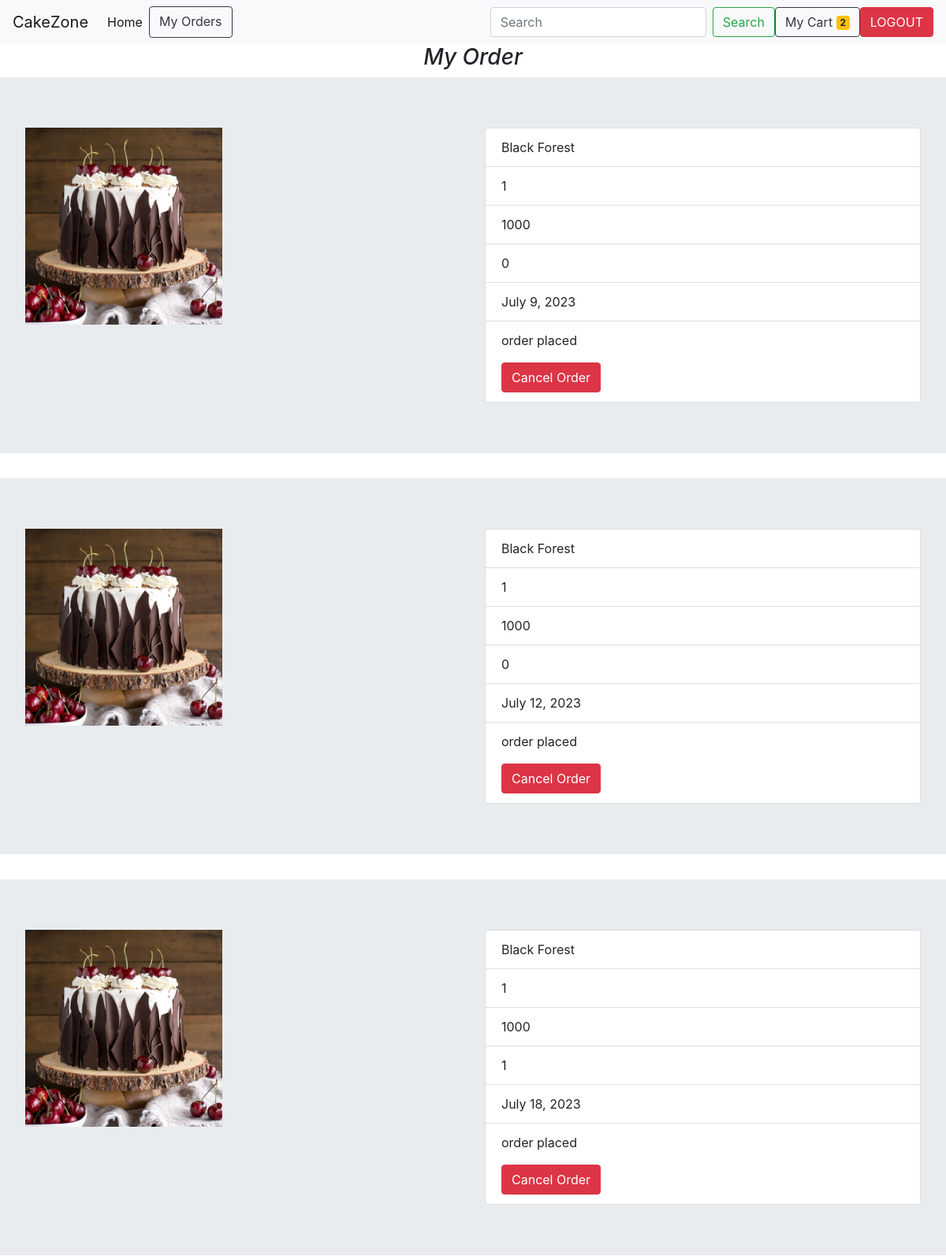
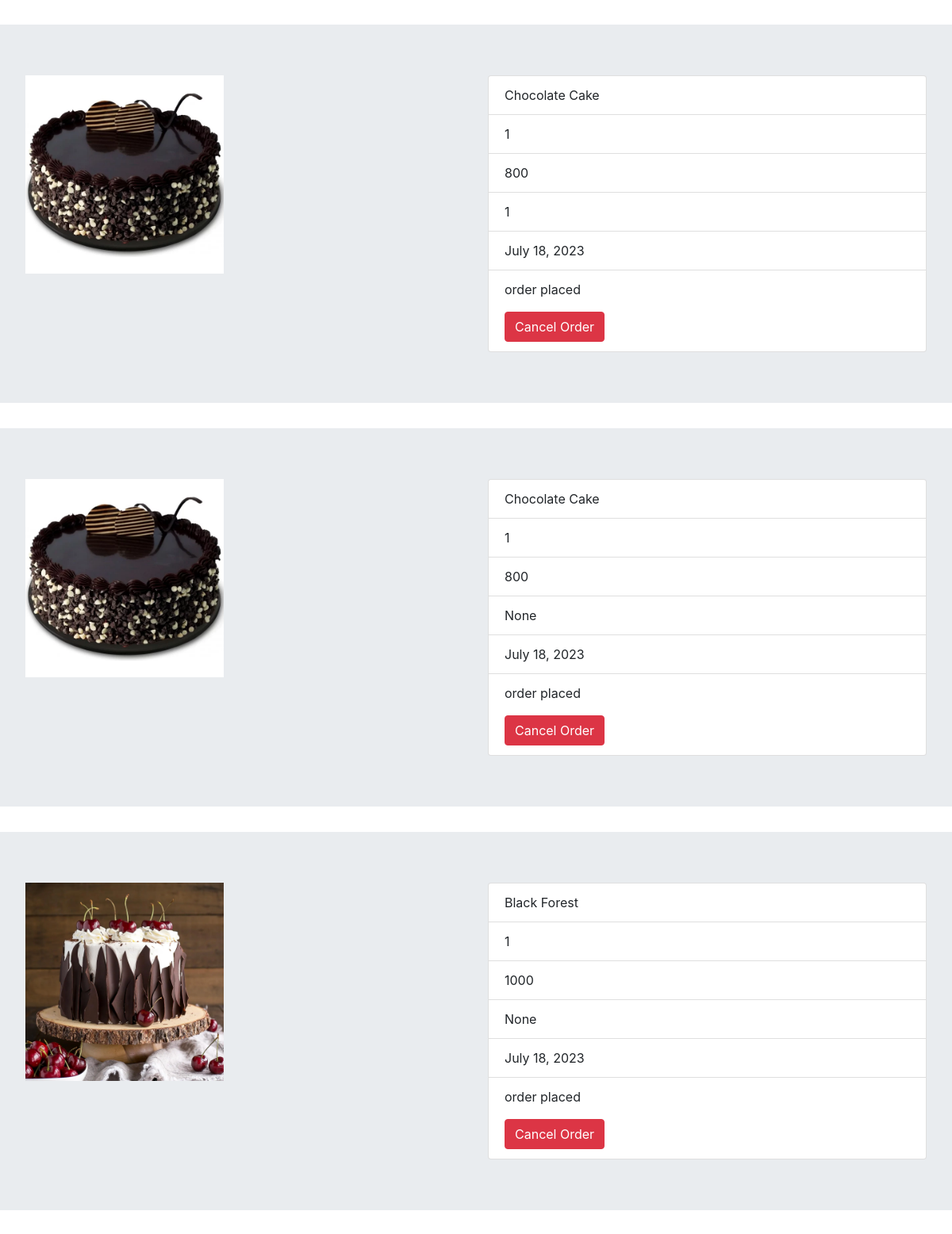
The app's page /cust/orders (signed in, upper part) with its own data (2 pictures, top to bottom).
### customer/models.py (models this page shows)
class Order(models.Model):
    product=models.ForeignKey(Product,on_delete=models.CASCADE)
    user=models.ForeignKey(User,on_delete=models.CASCADE)
    phone=models.IntegerField()
    description = models.TextField(blank=True)
    address=models.CharField(max_length=500)
    options=(
        ("order placed","order placed"),
        ("shipped","shipped"),
        ("out for delivery" ,"out for delivery"),
        ("delivered","delivered"),
        ("Cancel","Cancel")
    )
    status=models.CharField(max_length=100,choices=options,default="order placed")
    date=models.DateField(auto_now_add=True)

### store/models.py (models this page shows)
class Product(models.Model):
    name=models.CharField(max_length=100)
    weight=models.IntegerField()
    price=models.IntegerField()
    image=models.ImageField(upload_to="product_images")
    description=models.CharField(max_length=500)
    category=models.CharField(max_length=100)

### customer/views.py (the view)
# urls.py: path('orders',OrderView.as_view(),name="order"),
@method_decorator(signin_required,name="dispatch")
class OrderView(ListView):
   template_name='orders.html'
   model=Order
   context_object_name="order"
   def get_queryset(self):
       order=Order.objects.filter(user=self.request.user)
       return {'order':order}

### customer/context_processor.py (called while the page is built)
def cart_count(request):
    if request.user.is_authenticated:
        cnt=Cart.objects.filter(user=request.user,status='cart').count()
        return {"count": cnt}
    else:
        return {"count":0}

### customer/views.py (called while the page is built)
def signin_required(fn):
    def inner(request,*args,**kwargs):
        if request.user.is_authenticated:
           return fn(request,*args,**kwargs)
        else:
            messages.error(request,"Please Login First!!!")
            return redirect('log')
    return inner

### customer/templates/orders.html
{% extends "navbar.html" %}
{% block nav %}
<h3 class="text-center font-italic">My Order</h3>
{% for i in order.order %}
<div class="row jumbotron">
    <div class="col">
        <img height="250px" src="{{i.product.image.url}}" alt="">
    </div>
    <div class="col">
        <ul class="list-group">
            <li class="list-group-item">
                {{i.product.name}}
            </li>
            <li class="list-group-item">
                {{i.product.weight}}
            </li>
            <li class="list-group-item">
                {{i.product.price}}
            </li>
            <li class="list-group-item">
                {{i.description}}
            </li>
            <li class="list-group-item">
                {{i.date}}
            </li>
            <li class="list-group-item">
               {% if i.status == 'Cancel' %}
               <p class="text-danger">Order Cancelled</p>
               {% else %}
                    {% if i.status == 'delivered' %}
                        <p class="text-success">Order Delivered</p>
                    {%else%}
                        <p>{{i.status}}</p>
                        <a href="{% url 'orderc' i.id %}" class="btn btn-danger"> Cancel Order</a>
                    {%endif%}
                {%endif%}
            </li>
    </div>
</div>
{% endfor%}
{% endblock nav %}

### records on screen
Order: product.image (picture), product.name "Black Forest", product.weight "1", product.price "1000", description "0", date "July 9, 2023", status "order placed"
Order: product.image (picture), product.name "Black Forest", product.weight "1", product.price "1000", description "0", date "July 12, 2023", status "order placed"
Order: product.image (picture), product.name "Black Forest", product.weight "1", product.price "1000", description "1", date "July 18, 2023", status "order placed"
Order: product.image (picture), product.name "Chocolate Cake", product.weight "1", product.price "800", description "1", date "July 18, 2023", status "order placed"
Order: product.image (picture), product.name "Chocolate Cake", product.weight "1", product.price "800", description "None", date "July 18, 2023", status "order placed"
Order: product.image (picture), product.name "Black Forest", product.weight "1", product.price "1000", description "None", date "July 18, 2023", status "order placed"

### other values on screen
{{ count }} "2"
